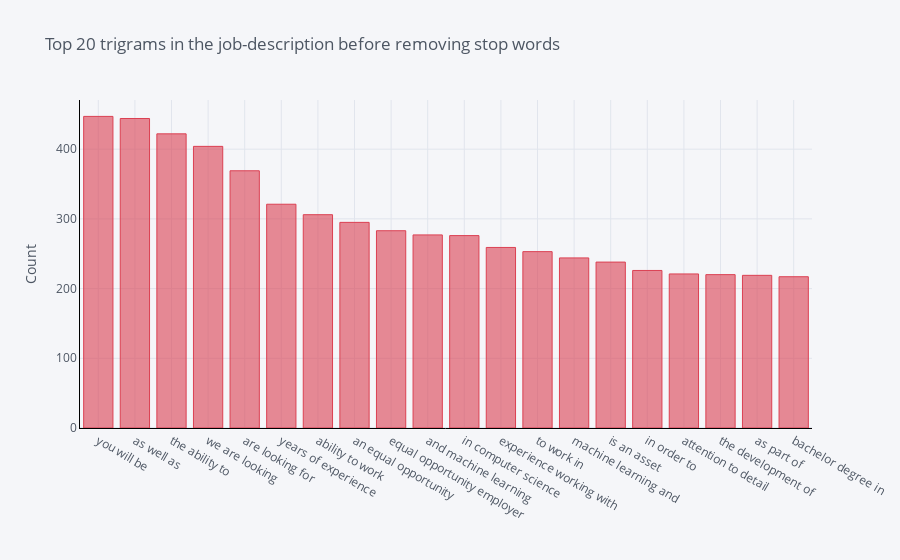

Here is the notebook cell this chart was saved with:
### Markdown cell above
# EDA Task 5 : To find the distribution of top trigrams before removing stop words

### Code cell
#The distribution of Top trigrams before removing stop words

def get_top_n_trigram(corpus, n=None):
    vec = CountVectorizer(ngram_range=(3, 3)).fit(corpus)
    bag_of_words = vec.transform(corpus)
    sum_words = bag_of_words.sum(axis=0) 
    words_freq = [(word, sum_words[0, idx]) for word, idx in vec.vocabulary_.items()]
    words_freq =sorted(words_freq, key = lambda x: x[1], reverse=True)
    return words_freq[:n]
common_words = get_top_n_trigram(df['description'], 20)
# for word, freq in common_words:
#     print(word, freq)
df5 = pd.DataFrame(common_words, columns = ['description' , 'count'])
df5.groupby('description').sum()['count'].sort_values(ascending=False).iplot(
    kind='bar', yTitle='Count', linecolor='black',colors='Red', title='Top 20 trigrams in the job-description before removing stop words')

### Figure 1 — Plotly figure (JSON) as saved in the notebook; plotly's stock layout.template omitted (floating-point values rounded to 4 significant figures)
{"data": [{"marker": {"color": "rgba(219, 64, 82, 0.6)", "line": {"color": "rgba(219, 64, 82, 1.0)", "width": 1}}, "name": "count", "orientation": "v", "text": "", "type": "bar", "x": ["you will be", "as well as", "the ability to", "we are looking", "are looking for", "years of experience", "ability to work", "an equal opportunity", "equal opportunity employer", "and machine learning", "in computer science", "experience working with", "to work in", "machine learning and", "is an asset", "in order to", "attention to detail", "the development of", "as part of", "bachelor degree in"], "y": [447, 444, 422, 404, 369, 321, 306, 295, 283, 277, 276, 259, 253, 244, 238, 226, 221, 220, 219, 217]}], "layout": {"legend": {"bgcolor": "#F5F6F9", "font": {"color": "#4D5663"}}, "paper_bgcolor": "#F5F6F9", "plot_bgcolor": "#F5F6F9", "title": {"font": {"color": "#4D5663"}, "text": "Top 20 trigrams in the job-description before removing stop words"}, "xaxis": {"gridcolor": "#E1E5ED", "linecolor": "black", "showgrid": true, "tickfont": {"color": "#4D5663"}, "title": {"font": {"color": "#4D5663"}, "text": ""}, "zerolinecolor": "#E1E5ED"}, "yaxis": {"gridcolor": "#E1E5ED", "linecolor": "black", "showgrid": true, "tickfont": {"color": "#4D5663"}, "title": {"font": {"color": "#4D5663"}, "text": "Count"}, "zerolinecolor": "#E1E5ED"}}}
